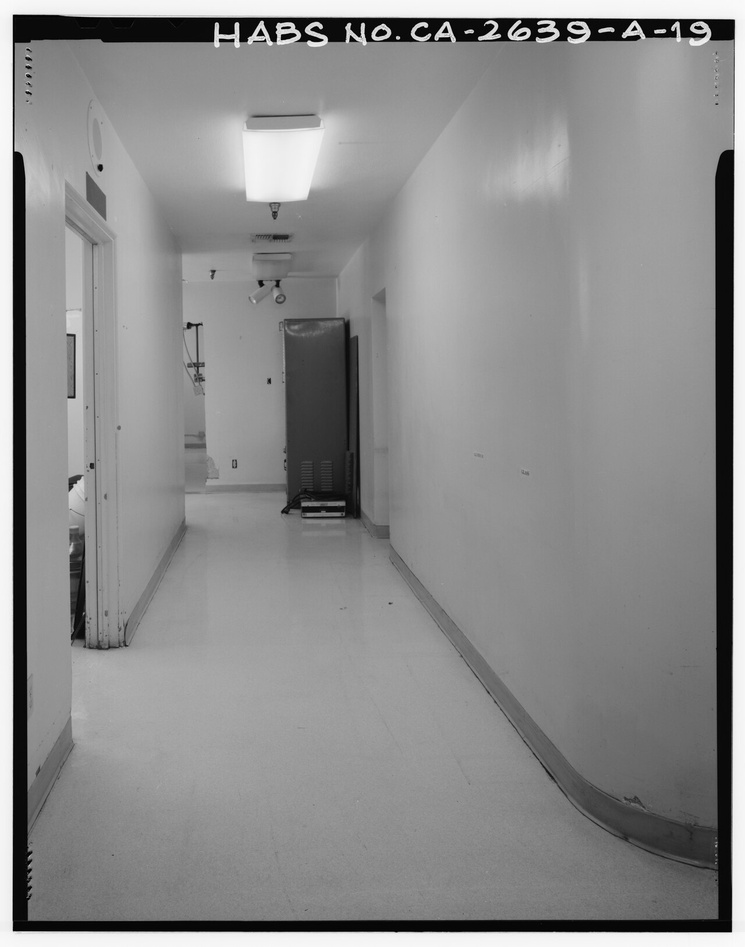
#> input picture assets/images/case_sources/laboratory_hallway_east.jpg, 745 x 947 px, shrunk from 1280 x 1628 before the run
$ python -i image_enhancement.py   (imports and definitions only)
#> lines starting #> are read from the running program, lines starting #| are printed output that depends on the picture; after the words box and inside, x2 and y2 are one past the last pixel; in counts of white or black regions, pixels touching at a corner belong together
#> further down, picture is the input picture: shape (947, 745, 3); min 0, max 255, mean 139.7
"""Small, reusable image operations used in the first investigation mission."""

from pathlib import Path
from typing import Dict, Tuple

import cv2
import numpy as np


def load_image(path: str) -> np.ndarray:
    image = cv2.imread(str(path), cv2.IMREAD_COLOR)
    if image is None:
        raise FileNotFoundError("Could not read image: {}".format(path))
    return image


def image_info(image: np.ndarray) -> Dict[str, object]:
    if image is None or image.size == 0:
        raise ValueError("Image is empty")
    height, width = image.shape[:2]
    return {"width": width, "height": height, "channels": 1 if image.ndim == 2 else image.shape[2]}


def adjust_brightness_contrast(image: np.ndarray, alpha: float = 1.0, beta: int = 0) -> np.ndarray:
    """Apply output = alpha * input + beta; alpha changes contrast, beta brightness."""
    return cv2.convertScaleAbs(image, alpha=float(alpha), beta=int(beta))


def enhance_image(
    image: np.ndarray,
    clip_limit: float = 2.0,
    tile_grid: Tuple[int, int] = (8, 8),
    brightness: int = 0,
    contrast: float = 1.0,
    blur_kernel: int = 5,
    threshold_method: str = "otsu",
    threshold_value: int = 127,
) -> Dict[str, np.ndarray]:
#> called with clip_limit = 2, tile_grid = (8, 8), brightness = 0, contrast = 1, blur_kernel = 5, threshold_method = 'otsu', threshold_value = 127
    adjusted = adjust_brightness_contrast(image, alpha=contrast, beta=brightness)
    gray = cv2.cvtColor(adjusted, cv2.COLOR_BGR2GRAY) if adjusted.ndim == 3 else adjusted.copy()
    equalized = cv2.equalizeHist(gray)
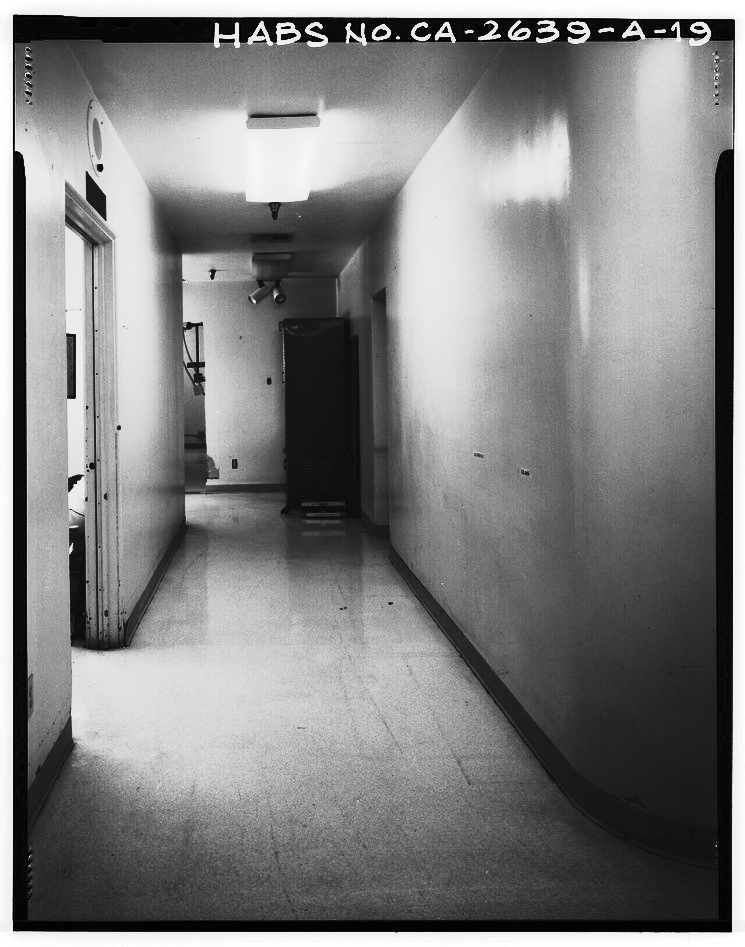
#> equalized: shape (947, 745); min 0, max 255, mean 128.9
    clahe = cv2.createCLAHE(clipLimit=clip_limit, tileGridSize=tile_grid).apply(gray)
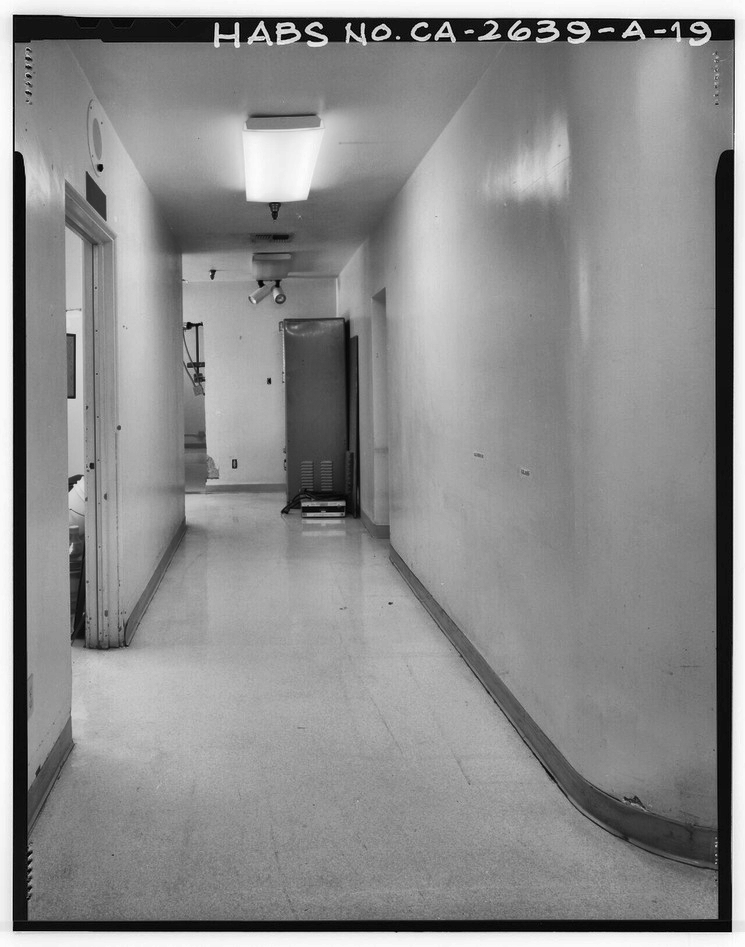
#> clahe: shape (947, 745); min 1, max 255, mean 140.7
    kernel = max(1, int(blur_kernel))
    if kernel % 2 == 0:
        kernel += 1
    blurred = cv2.GaussianBlur(clahe, (kernel, kernel), 0)
    threshold_type = cv2.THRESH_BINARY
    threshold = int(threshold_value)
    if threshold_method == "otsu":
        threshold_type |= cv2.THRESH_OTSU
        threshold = 0
    elif threshold_method != "binary":
        raise ValueError("threshold_method must be 'otsu' or 'binary'")
    _, thresholded = cv2.threshold(clahe, threshold, 255, threshold_type)
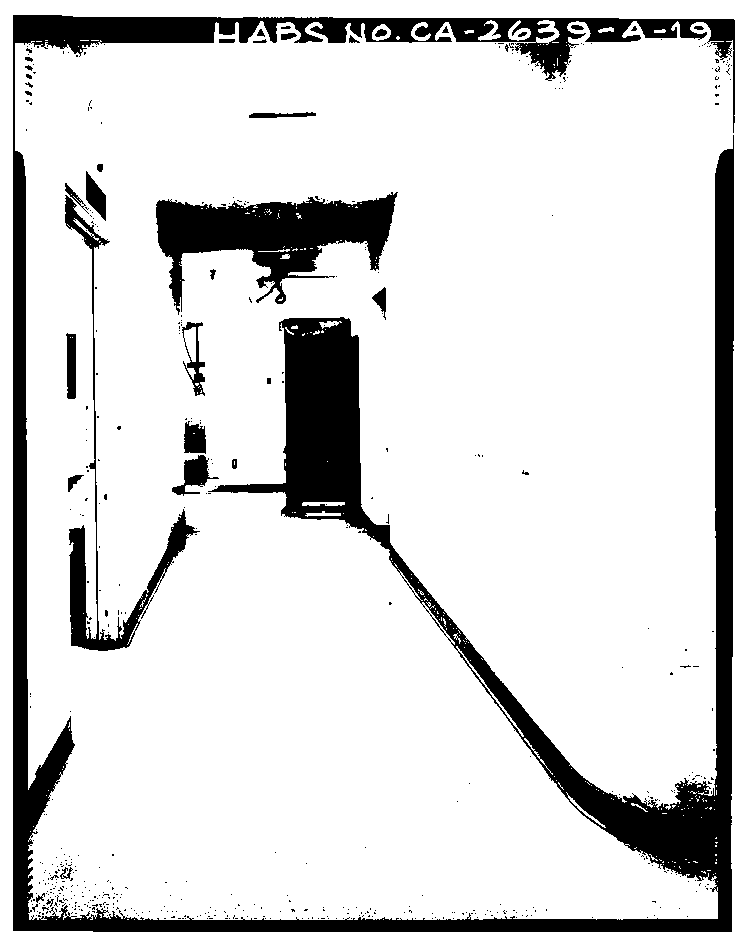
#> thresholded: shape (947, 745); 85.2% white; 523 black regions (489 under 20 px), largest, box (x1, y1, x2, y2) and area: (13, 15, 735, 932) 79777, (156, 192, 398, 315) 13219, (65, 195, 200, 651) 5385
    return {"gray": gray, "equalized": equalized, "clahe": clahe, "blurred": blurred, "threshold": thresholded}


def crop_image(image: np.ndarray, x: int, y: int, width: int, height: int) -> np.ndarray:
    image_height, image_width = image.shape[:2]
    x0, y0 = max(0, int(x)), max(0, int(y))
    x1, y1 = min(image_width, x0 + int(width)), min(image_height, y0 + int(height))
    if x1 <= x0 or y1 <= y0:
        raise ValueError("Crop does not intersect the image")
    return image[y0:y1, x0:x1].copy()


def save_image(path: str, image: np.ndarray) -> str:
    target = Path(path)
    target.parent.mkdir(parents=True, exist_ok=True)
    if not cv2.imwrite(str(target), image):
        raise OSError("OpenCV could not save image: {}".format(target))
    return str(target)

>>> import cv2
>>> picture = cv2.imread('../../assets/images/case_sources/laboratory_hallway_east.jpg')
>>> result = enhance_image(picture)
#> result = 5 items

$ run again, on assets/images/case_sources/laboratory_hallway_south.jpg
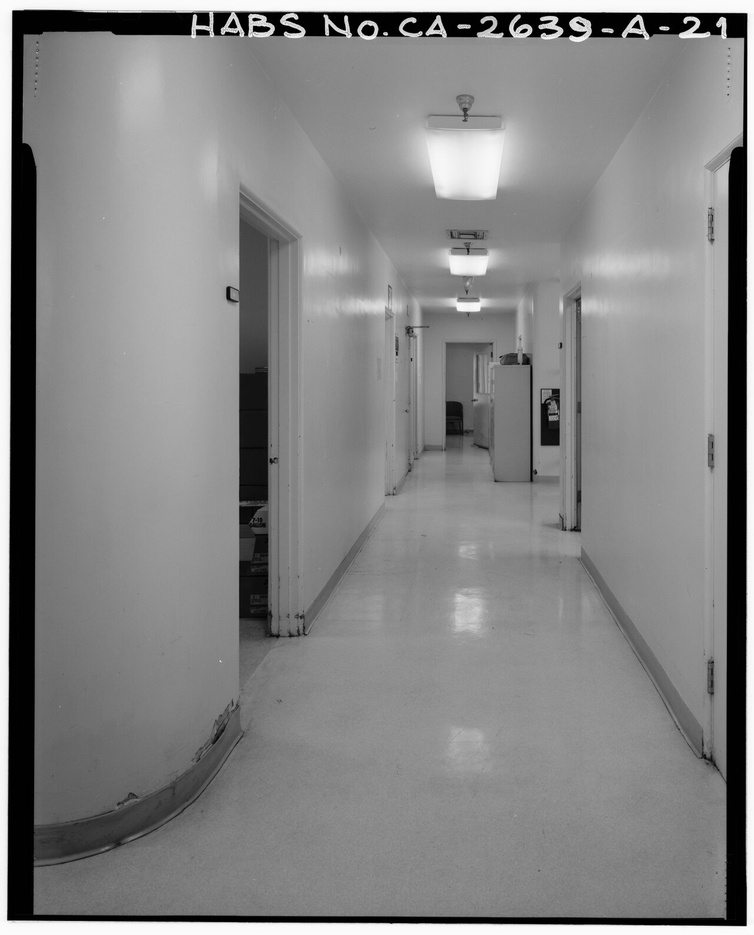
#> input picture assets/images/case_sources/laboratory_hallway_south.jpg, 754 x 935 px, shrunk from 1280 x 1587 before the run
#> picture is the input picture: shape (935, 754, 3); min 0, max 255, mean 132.4
#> in enhance_image, `equalized = cv2.equalizeHist(gray)`:
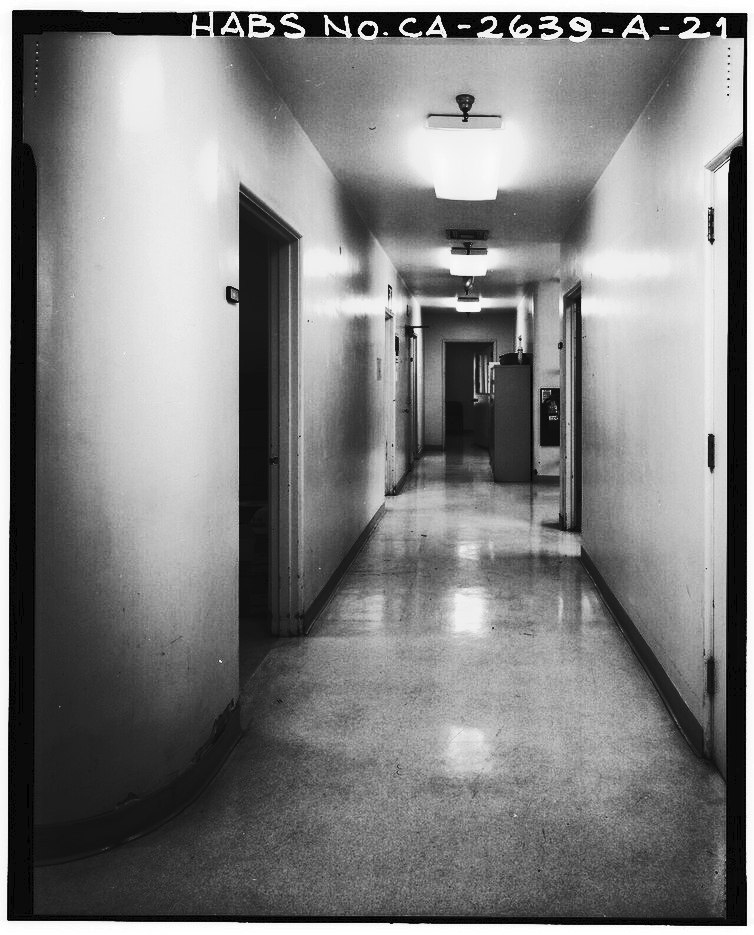
#> equalized: shape (935, 754); min 0, max 255, mean 127.8
#> in enhance_image, `_, thresholded = cv2.threshold(clahe, threshold, 255, threshold_type)`:
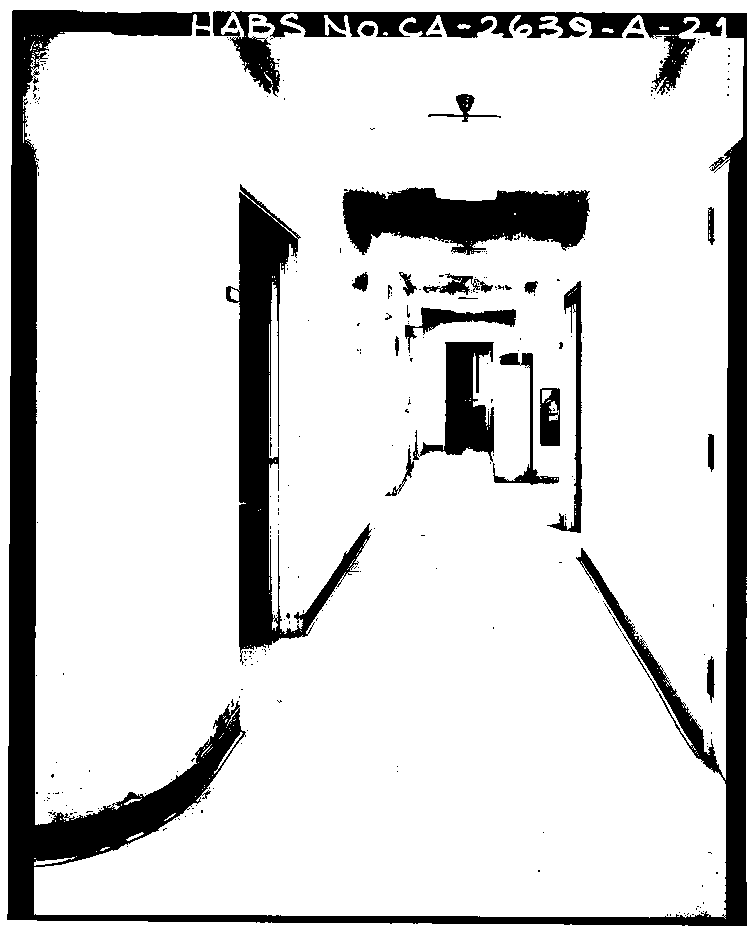
#> thresholded: shape (935, 754); 83.9% white; 294 black regions (259 under 20 px), largest, box (x1, y1, x2, y2) and area: (7, 10, 747, 926) 71244, (226, 184, 372, 665) 17315, (342, 187, 590, 255) 11499
#> result = 5 items

$ run again, on assets/images/case_sources/nasa_research_workshop_1946.jpg
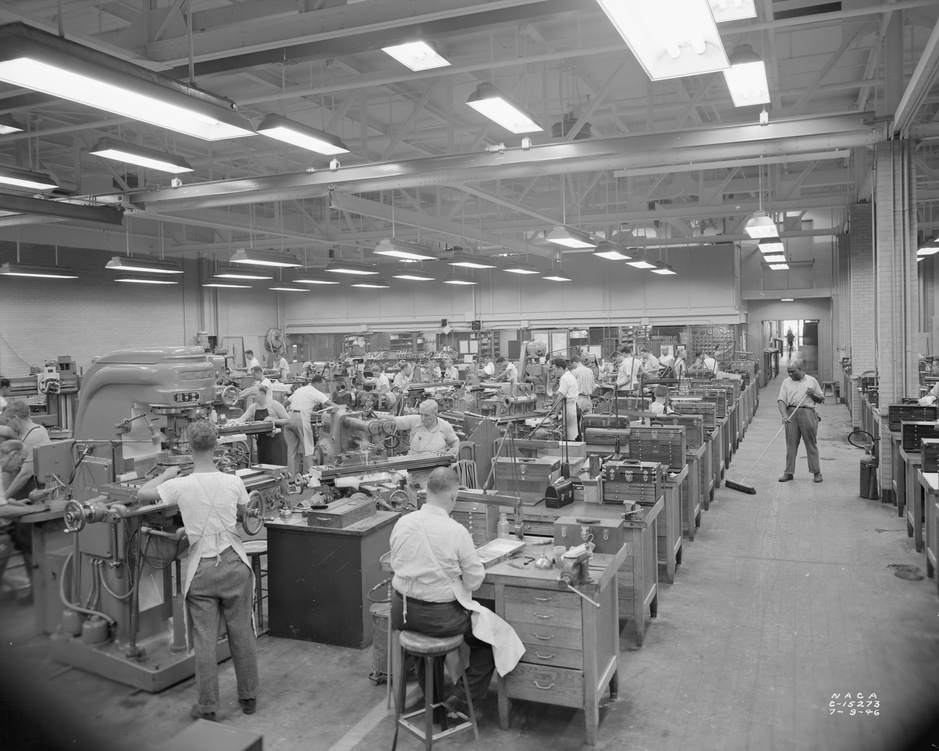
#> input picture assets/images/case_sources/nasa_research_workshop_1946.jpg, 939 x 751 px, shrunk from 3000 x 2400 before the run
#> picture is the input picture: shape (751, 939, 3); min 0, max 255, mean 125.6
#> in enhance_image, `equalized = cv2.equalizeHist(gray)`:
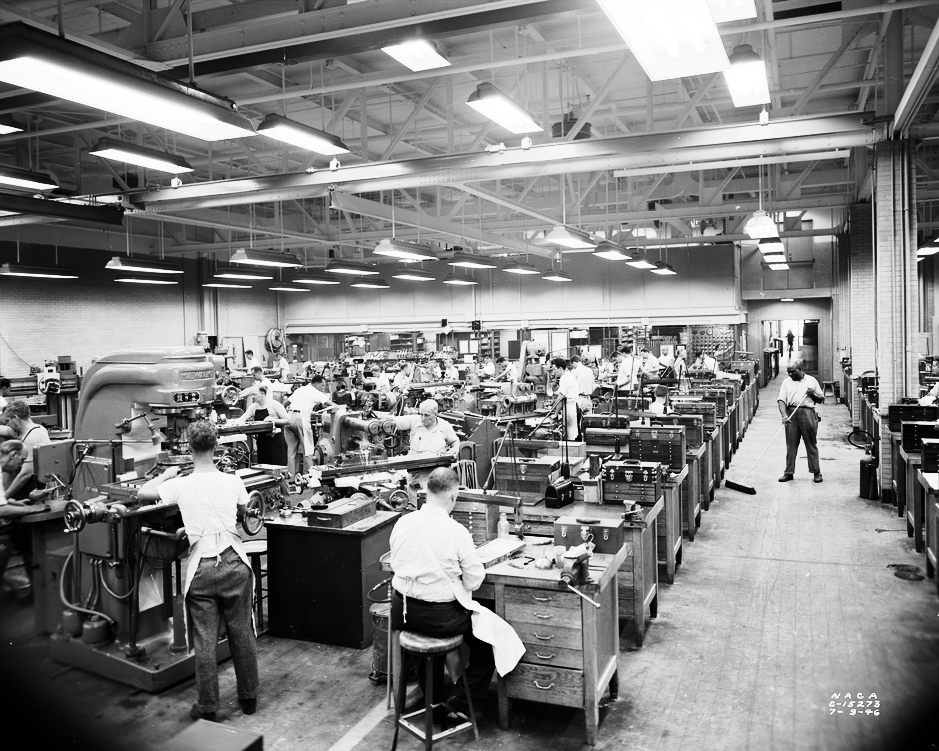
#> equalized: shape (751, 939); min 0, max 255, mean 128.4
#> in enhance_image, `_, thresholded = cv2.threshold(clahe, threshold, 255, threshold_type)`:
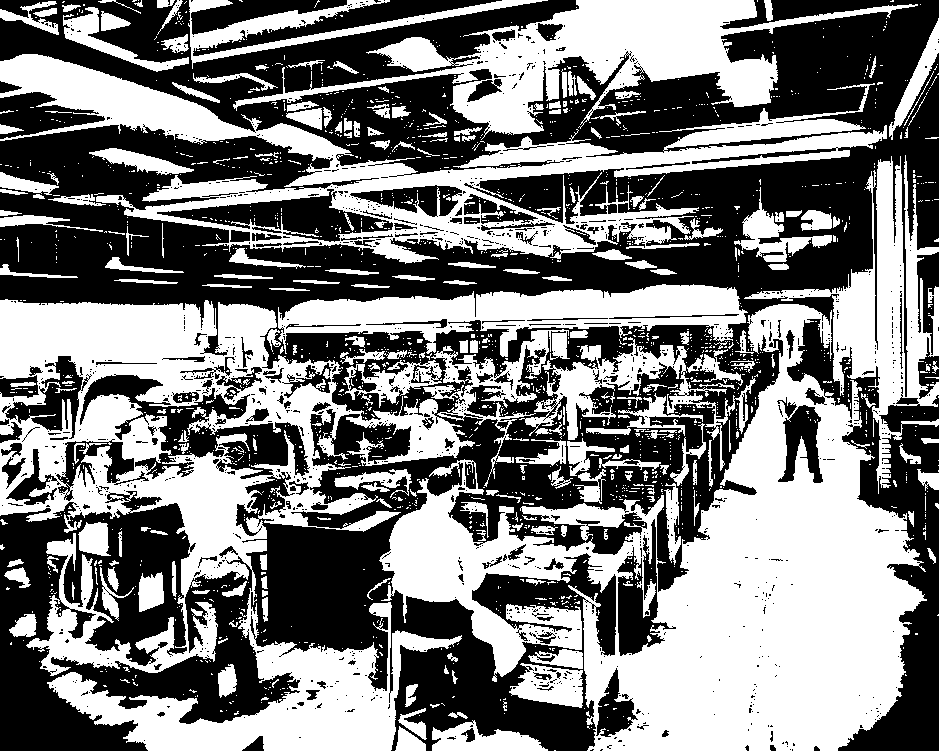
#> thresholded: shape (751, 939); 48.9% white; 1793 white regions (1548 under 20 px), largest, box (x1, y1, x2, y2) and area: (379, 304, 927, 751) 97505, (0, 299, 475, 751) 81899, (0, 54, 887, 264) 43353
#> result = 5 items
